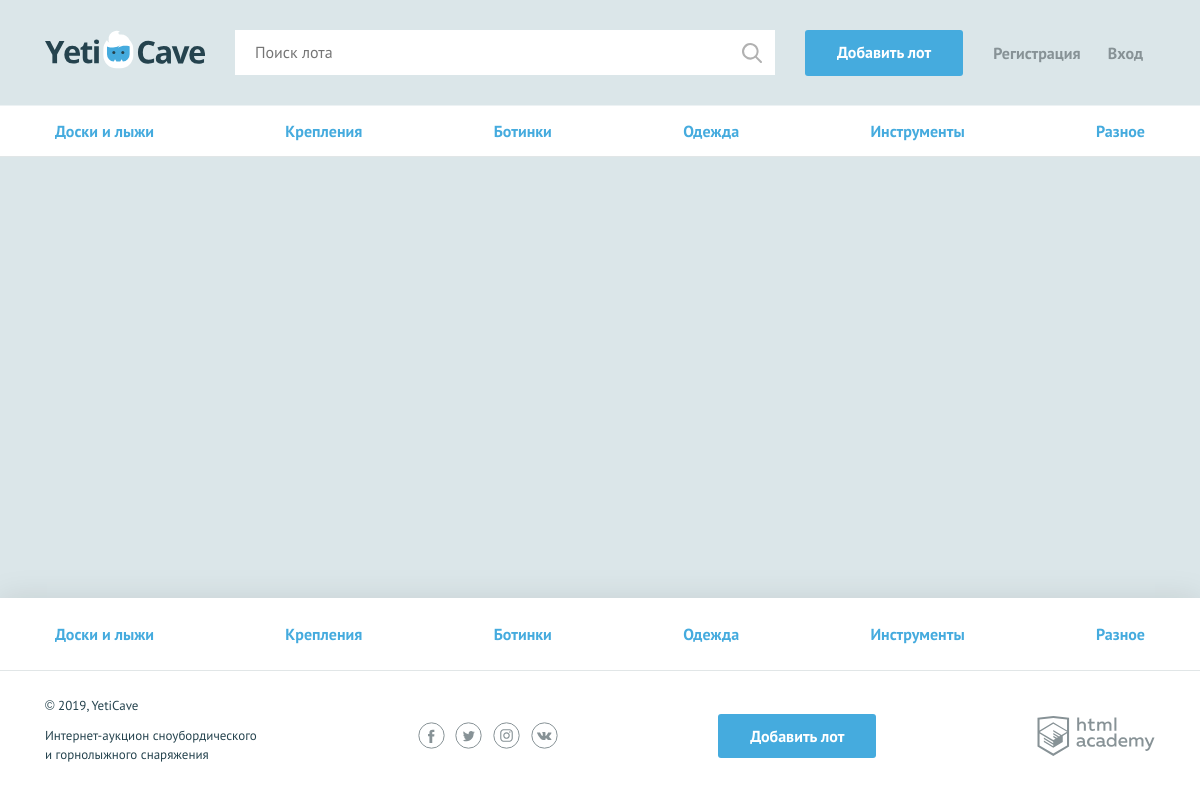
Screenshot of /all-lots.php with the database file from the repository.
### tables this page shows
CREATE TABLE categories (
id INT AUTO_INCREMENT PRIMARY KEY,
category_name VARCHAR(128) NOT NULL UNIQUE,
category_code VARCHAR(128) NOT NULL UNIQUE
);

### helpers.php (called while the page is built, shortened)
<?php
function include_template($name, array $data = []) {
    $name = 'templates/' . $name;
    extract($data);
    require $name;
    $result = ob_get_clean();
    return $result;
}

### data.php (called while the page is built, shortened)
<?php
$is_auth = !empty($_SESSION["user"]);
if(!$link) {
    http_response_code(500);
    header('Location: /error.php',true, 500);
    exit;
}
else {
    $categories_list = "SELECT id, category_code, category_name FROM categories ORDER BY id ASC";
    $categories_result = mysqli_query($link, $categories_list);
    if ($categories_result) {
        $categories = mysqli_fetch_all($categories_result, MYSQLI_ASSOC);
    } else {
        http_response_code(404);
        $content = header('Location: /error.php',true, 404);
        exit;
    }
}
?>

### templates/all-lots_main.php (the view, shortened to what this page needs)
<main>
  <nav class="nav">
    <ul class="nav__list container">
    <?php foreach ($categories as $category_list): ?>
      <li class="nav__item">
        <a href="all-lots.php?category_id=<?= $category_list['id']; ?>"><?= $category_list['category_name']; ?></a>
      </li>
    <?php endforeach; ?>
    </ul>
  </nav>
<div class="container">
    <section class="lots">
    </section>
    </div>
</div>

### templates/layout.php (shortened to what this page needs)
<!DOCTYPE html>
<html lang="ru">
<head>
    <link href="../css/normalize.min.css" rel="stylesheet">
    <link href="../css/style.css" rel="stylesheet">
    <link href="../css/flatpickr.min.css" rel="stylesheet">
</head>
<body>
<div class="page-wrapper">
<header class="main-header">
    <div class="main-header__container container">
        <?php if ($title == "Главная"): ?>
        <a class="main-header__logo">
        <?php else: ?>
        <a class="main-header__logo" href="index.php">
        <?php endif; ?>
            <img src="../img/logo.svg" width="160" height="39" alt="Логотип компании YetiCave">
        </a>
        <form class="main-header__search" method="get" action="search.php" autocomplete="off">
            <input type="search" name="search" placeholder="Поиск лота">
            <input class="main-header__search-btn" type="submit" name="find" value="Найти">
        </form>
        <a class="main-header__add-lot button" href="add.php">Добавить лот</a>
        <nav class="user-menu">
            <?php if ($is_auth): ?>
            <div class="user-menu__logged">
                <p><?= $user_name; ?></p>
                <a class="user-menu__bets" href="my-bets.php">Мои ставки</a>
                <a class="user-menu__logout" href="logout.php">Выход</a>
            </div>
            <?php else: ?>
            <ul class="user-menu__list">
                <li class="user-menu__item">
                    <a href="sign-up.php">Регистрация</a>
                </li>
                <li class="user-menu__item">
                    <a href="login.php">Вход</a>
                </li>
            </ul>
            <?php endif; ?>
        </nav>
    </div>
</header>
<?=$content;?>
<footer class="main-footer">
  <nav class="nav">
    <ul class="nav__list container">
    <?php foreach ($categories as $category_list): ?>
      <li class="nav__item">
        <a href="all-lots.php?category_id=<?= $category_list['id']; ?>"><?= $category_list['category_name']; ?></a>
      </li>
    <?php endforeach; ?>
    </ul>
  </nav>
  <div class="main-footer__bottom container">
    <div class="main-footer__copyright">
      <p>© 2019, YetiCave</p>
      <p>Интернет-аукцион сноубордического и горнолыжного снаряжения</p>
    </div>
    <div class="main-footer__social social">
      <a class="social__link social__link--facebook" href="facebook.com">
      </a>
      <a class="social__link social__link--twitter" href="twitter.com">
      </a>
      <a class="social__link social__link--instagram" href="instagram.com">
      </a>
      <a class="social__link social__link--vkontakte" href="vk.com">
      </a>
    </div>
    <a class="main-footer__add-lot button" href="add.php">Добавить лот</a>
    <div class="main-footer__developed-by">
      <a class="logo-academy" href="https://htmlacademy.ru/intensive/php">
      </a>
    </div>
  </div>
</footer>
</body>
</html>

### css/style.css (style rules this page uses)
html, body { height: 100%; }
.page-wrapper { display: flex; flex-direction: column; min-height: 100%; margin-bottom: -202px; }
.page-wrapper::after { content: ""; display: block; }
.page-wrapper::after { height: 85px; }
main { margin-bottom: 202px; }
body { min-width: 1140px; background-color: #dbe6e9; font-family: "PT Sans", sans-serif; font-weight: 400; font-size: 16px; line-height: 26px; color: #25434e; }
a { text-decoration: none; }
.container { width: 1110px; margin: 0 auto; padding: 0 15px; }
.button { display: block; padding: 9px 32px; background-color: #45abde; color: #ffffff; text-align: center; font-weight: 700; border: none; border-radius: 3px; }
.main-header { padding: 30px 0 29px; border-bottom: 1px solid rgba(255, 255, 255, 0.5); }
.main-header__container { display: -webkit-flex; display: -ms-flexbox; display: flex; -webkit-justify-content: flex-start; -ms-flex-pack: start; justify-content: flex-start; }
.main-header__logo { display: block; margin-right: 30px; }
.main-header__search { position: relative; width: 540px; margin-right: 30px; }
.main-header__search input[type="search"] { width: 100%; padding: 8px 19px 9px 19px; border: 1px solid #ffffff; }
.main-header__search-btn { content: ""; position: absolute; top: 3px; right: 3px; width: 20px; height: 20px; padding: 20px; background: url("../img/search.svg") center no-repeat; opacity: 0.3; border: 0; font-size: 0; }
.main-header__add-lot { max-width: 160px; margin-right: 30px; }
.user-menu__list { display: -webkit-flex; display: -ms-flexbox; display: flex; -webkit-justify-content: space-between; -ms-flex-pack: justify; justify-content: space-between; -webkit-flex-wrap: wrap; -ms-flex-wrap: wrap; flex-wrap: wrap; width: 150px; margin: 0; margin-top: 10px; padding: 0; list-style: none; }
.user-menu__item a { color: #879296; font-weight: 700; }
.user-menu { display: -webkit-flex; display: -ms-flexbox; display: flex; }
.main-footer { background-color: #ffffff; box-shadow: 0 0 30px 0 rgba(0, 0, 0, 0.1); }
.main-footer__bottom { display: -webkit-flex; display: -ms-flexbox; display: flex; -webkit-justify-content: space-between; -ms-flex-pack: justify; justify-content: space-between; -webkit-align-items: center; -ms-flex-align: center; align-items: center; padding: 25px 0; }
.main-footer__copyright { max-width: 212px; }
.main-footer__copyright p { margin: 0; margin-bottom: 11px; font-size: 13px; line-height: 19px; }
.main-footer__social { width: 140px; }
.social { display: -webkit-flex; display: -ms-flexbox; display: flex; -webkit-justify-content: space-between; -ms-flex-pack: justify; justify-content: space-between; -webkit-flex-wrap: wrap; -ms-flex-wrap: wrap; flex-wrap: wrap; }
.social__link { width: 27px; height: 27px; }
.logo-academy { display: block; width: 118px; height: 40px; }
.nav { background-color: #ffffff; border-bottom: 1px solid #e1e6e7; }
.nav__list { display: -webkit-flex; display: -ms-flexbox; display: flex; -webkit-justify-content: space-between; -ms-flex-pack: justify; justify-content: space-between; -webkit-flex-wrap: wrap; -ms-flex-wrap: wrap; flex-wrap: wrap; list-style: none; }
.nav__item a { position: relative; display: block; padding: 12px 10px; font-weight: 700; color: #45abde; }
.nav__item a::before { content: ""; display: none; position: absolute; bottom: 0; width: calc(100% - 20px); height: 3px; background-color: #e2e5e6; }
.main-footer .nav__item a { padding: 23px 10px; }
.lots { padding-top: 50px; }

### rows the page displays
categories: category_name "Доски и лыжи"
categories: category_name "Крепления"
categories: category_name "Ботинки"
categories: category_name "Одежда"
categories: category_name "Инструменты"
categories: category_name "Разное"
